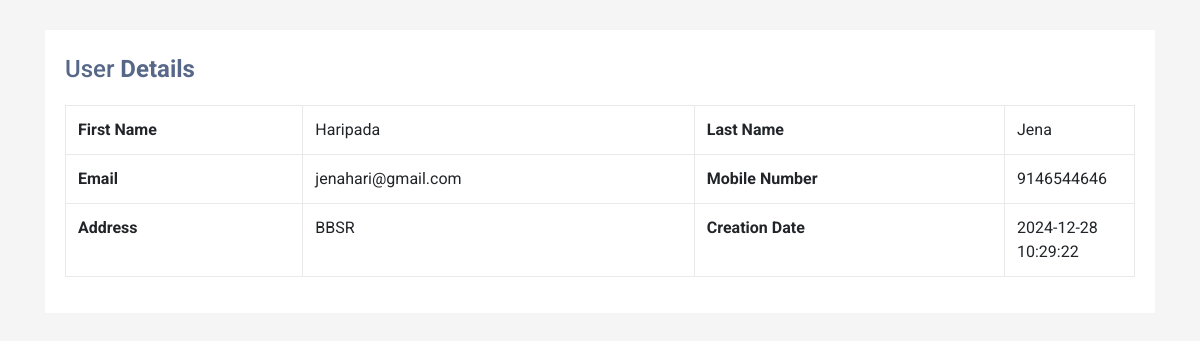
The app's page /read.php?viewid=1 with its own data.
### tables this page shows
CREATE TABLE `tblusers` (
  `ID` int(10) NOT NULL,
  `FirstName` varchar(200) DEFAULT NULL,
  `LastName` varchar(200) DEFAULT NULL,
  `MobileNumber` bigint(10) DEFAULT NULL,
  `Email` varchar(200) DEFAULT NULL,
  `Address` mediumtext DEFAULT NULL,
  `CreationDate` timestamp NOT NULL DEFAULT current_timestamp() ON UPDATE current_timestamp()
);

### read.php (the view, shortened to what this page needs)
<?php
include('dbconnection.php');
?>
<!DOCTYPE html>
<html lang="en">
<head>
<link rel="stylesheet" href="https://stackpath.bootstrapcdn.com/bootstrap/4.5.0/css/bootstrap.min.css">
<link rel="stylesheet" href="https://maxcdn.bootstrapcdn.com/font-awesome/4.7.0/css/font-awesome.min.css">
</head>
<body>
<div class="container-xl">
    <div class="table-responsive">
        <div class="table-wrapper">
            <div class="table-title">
                <div class="row">
                    <div class="col-sm-5">
                        <h2>User <b>Details</b></h2>
                    </div>
                </div>
            </div>
<table cellpadding="0" cellspacing="0" border="0" class="display table table-bordered" id="hidden-table-info">
<tbody>
<?php
$vid=$_GET['viewid'];
$ret=mysqli_query($con,"select * from tblusers where ID =$vid");
while ($row=mysqli_fetch_array($ret)) {
?>
 <tr>
    <th>First Name</th>
    <td><?php  echo $row['FirstName'];?></td>
    <th>Last Name</th>
    <td><?php  echo $row['LastName'];?></td>
  </tr>
  <tr>
    <th>Email</th>
    <td><?php  echo $row['Email'];?></td>
    <th>Mobile Number</th>
    <td><?php  echo $row['MobileNumber'];?></td>
  </tr>
  <tr>
    <th>Address</th>
    <td><?php  echo $row['Address'];?></td>
    <th>Creation Date</th>
    <td><?php  echo $row['CreationDate'];?></td>
  </tr>
<?php
}?>
</tbody>
</table>
        </div>
    </div>
</div>
</body>
</html>

### read.php (style rules this page uses)
body { color: #566787; background: #f5f5f5; font-family: 'Roboto', sans-serif; }
.table-responsive { margin: 30px 0; }
.table-wrapper { min-width: 1000px; background: #fff; padding: 20px; box-shadow: 0 1px 1px rgba(0,0,0,.05); }
.table-title { font-size: 15px; padding-bottom: 10px; margin: 0 0 10px; min-height: 45px; }
.table-title h2 { margin: 5px 0 0; font-size: 24px; }
table.table tr th, table.table tr td { border-color: #e9e9e9; }
table.table td:last-child { width: 130px; }

### records on screen
tblusers: FirstName "Haripada", LastName "Jena", Email "jenahari@gmail.com", MobileNumber "9146544646", Address "BBSR", CreationDate "2024-12-28 10:29:22"
